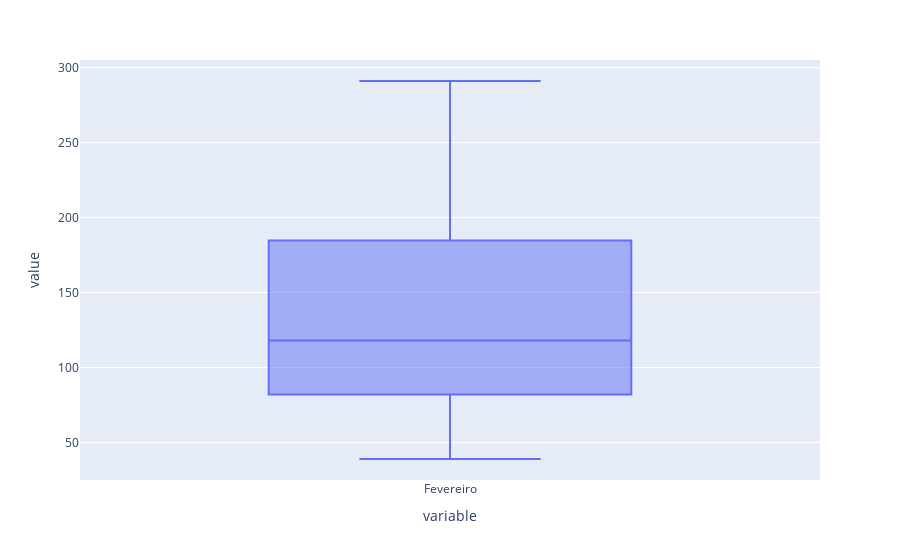

Source (notebook cell):
### Code cell
px.box(df['Fevereiro'])

### Figure 1 — Plotly figure (JSON) as saved in the notebook; plotly's stock layout.template omitted (floating-point values rounded to 4 significant figures)
{"data": [{"alignmentgroup": "True", "hovertemplate": "variable=%{x}<br>value=%{y}<extra></extra>", "legendgroup": "", "marker": {"color": "#636efa"}, "name": "", "notched": false, "offsetgroup": "", "orientation": "v", "showlegend": false, "type": "box", "x": ["Fevereiro", "Fevereiro", "Fevereiro", "Fevereiro", "Fevereiro", "Fevereiro", "Fevereiro", "Fevereiro", "Fevereiro", "Fevereiro", "Fevereiro", "Fevereiro", "Fevereiro", "Fevereiro", "Fevereiro", "Fevereiro", "Fevereiro", "Fevereiro", "Fevereiro", "Fevereiro", "Fevereiro"], "x0": " ", "xaxis": "x", "y": [118, 40, 67, 182, 259, 291, 193, 151, 197, 83, 106, 39, 154, 82, 109, 91, 69, 122, 195, 82, 174], "y0": " ", "yaxis": "y"}], "layout": {"boxmode": "group", "legend": {"tracegroupgap": 0}, "margin": {"t": 60}, "xaxis": {"anchor": "y", "domain": [0, 1], "title": {"text": "variable"}}, "yaxis": {"anchor": "x", "domain": [0, 1], "title": {"text": "value"}}}}
